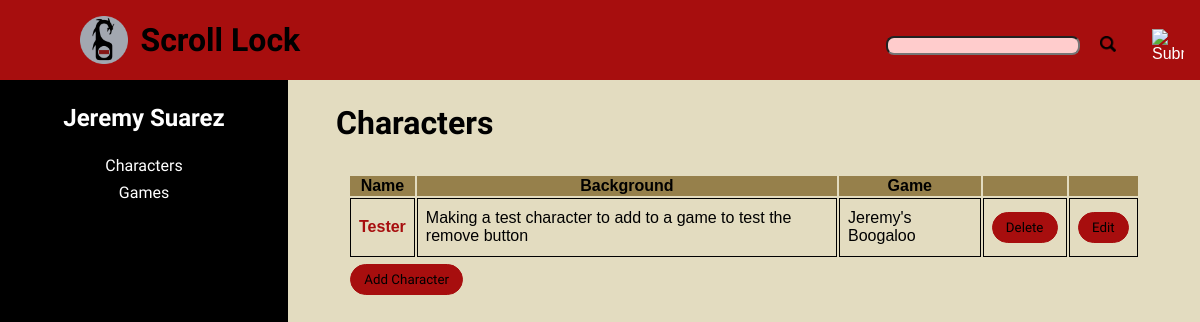
The page /index.php?action=view_characters (signed in) on the database its author committed.
### tables this page shows
CREATE TABLE `users` (
  `userID` int(11) NOT NULL,
  `username` varchar(45) NOT NULL,
  `email` varchar(45) NOT NULL,
  `password` varchar(45) NOT NULL,
  `name` varchar(45) DEFAULT 'Anonymous'
);

CREATE TABLE `characters` (
  `characterID` int(11) NOT NULL,
  `characterName` varchar(45) NOT NULL,
  `background` text,
  `userID` int(11) NOT NULL,
  `gameID` int(11) DEFAULT NULL
);

CREATE TABLE `games` (
  `gameID` int(11) NOT NULL,
  `gameName` varchar(45) NOT NULL,
  `description` text,
  `adminID` int(11) NOT NULL
);

### model/user_db.php (called while the page is built, shortened)
<?php
function get_user($username)
{
    global $db;
    $query = 'SELECT * FROM users
              WHERE username = :username';
    $statement = $db->prepare($query);
    $statement->bindValue(':username', $username);
    $statement->execute();
    $user = $statement->fetch();
    return $user;
}
function get_characters($userID)
{
    global $db;
    $query = 'SELECT characters.characterID, characters.characterName,
        characters.background, games.gameName, games.gameID
              FROM characters
              LEFT OUTER JOIN games
              ON characters.gameID = games.gameID
              WHERE userID = :userID
              ORDER BY characters.characterName';
    $statement = $db->prepare($query);
    $statement->bindValue(':userID', $userID);
    $statement->execute();
    $characters = $statement->fetchAll();
    return $characters;
}
?>

### view/characters.php (the view, shortened to what this page needs)
<?php
    include('view/header.php');
    $user = get_user($_SESSION['username']);
    $characters = get_characters($user['userID']);
?>
<div class="profile-body">
    <aside>
        <h2><?php echo $user['name']; ?></h2>
        <a class="aside_button" href="index.php?action=view_characters">Characters</a>
        <a class="aside_button" href="index.php?action=view_games">Games</a>
    </aside>
    <main class="profile-main">
        <h1>Characters</h1>
        <table>
            <tr>
                <th>Name</th>
                <th>Background</th>
                <th>Game</th>
                <th>&nbsp;</th>
                <th>&nbsp;</th>
            </tr>
            <?php
            if ($characters == NULL) {
                ?>
            <tr>
                <td colspan="5">No Characters</td>
            </tr>
            <?php
            }
            else {
            foreach ($characters as $character) : ?>
            <tr>
                <td>
                    <a href="index.php?action=character_page&characterID=<?php echo $character['characterID']; ?>"
                       class="gameLink">
                        <?php echo $character['characterName']; ?>
                    </a>
                </td>
                <td><?php echo $character['background']; ?></td>
                <td ><?php
                    if ($character['gameName'] === NULL) {
                        ?>
                    <form action="." method="post">
                        <input type="hidden" name="action" value="join_game_form">
                        <input type="hidden" name="character_id"
                               value="<?php echo $character['characterID']; ?>">
                        <input type="submit" value="Join Game" class="button">
                    </form>
                    <?php
                    }
                    else {
                        echo $character['gameName'];
                    }?></td>
                <td><form action="." method="post">
                    <input type="submit" class="button" value="Delete">
                </form></td>
                <td><form action="." method="post">
                    <input type="submit" class="button" value="Edit">
                </form></td>
            </tr>
            <?php endforeach;
            }
            ?>
            <tr>
                <td class="addChar" colspan="4" style="border: none;">
                    <form action="." method="post">
                        <input class="button" type="submit" value="Add Character">
                    </form>
                </td>
            </tr>
        </table>
    </main>
</div>
<?php
    include('view/footer.php');

### style/main.css (style rules this page uses)
* { font-family: Arial, Helvetica, sans-serif; }
html { background-color: #e3dcc0; margin: 0; padding: 0; }
body { font-family: Arial, Helvetica, sans-serif; font-family: 'Eagle Lake', cursive; margin: 0 auto; padding: 0; }
main { margin: 0; padding: 2em 1em; }
aside { position: fixed; width: 18rem; height: 100%; margin: 0; color: white; background-color: #000; margin-top: 2.5em; }
aside h2 { width: 100%; text-align: center; margin: 1em 0; }
h1 { font-family: 'Eagle Lake', cursive; }
h2 { font-family: 'Eagle Lake', cursive; }
input { display: inline-block; float: left; }
table { width: 90%; margin: 0 auto; max-width: 55em; }
th { background-color: #96804b; }
td { padding: 0.5em; border: 1px solid black; }
.aside_button { display: block; background-color: black; color: white; font-family: 'Eagle Lake', cursive; width: 100%; margin: 0.5em auto; padding: 0; border: none; font-size: 1em; text-decoration: none; text-align: center; }
.profile-main { margin-left: 18rem; margin-top: 2.5em; }
.profile-main h1 { margin: 1em 1em; }
.profile-body { margin: 0; padding: 0; }
.button { background-color: #a70e0e; border: 0.1em solid #a70e0e; border-radius: 10em; text-align: center; font-family: 'Eagle Lake', cursive; padding: 0.5em 1em; display: inline-block; margin: 0.4em auto; }
.addChar { margin: 1em 0; padding: 0; }
.gameLink { background-color: transparent; box-shadow: none; border: none; font-size: 1em; font-weight: 900; color: #a70e0e; text-decoration: none; }

### rows shown on the page
users: name "Jeremy Suarez"
characters: characterName "Tester", background "Making a test character to add to a game to test the remove button", gameID.gameName "Jeremy's Boogaloo"
